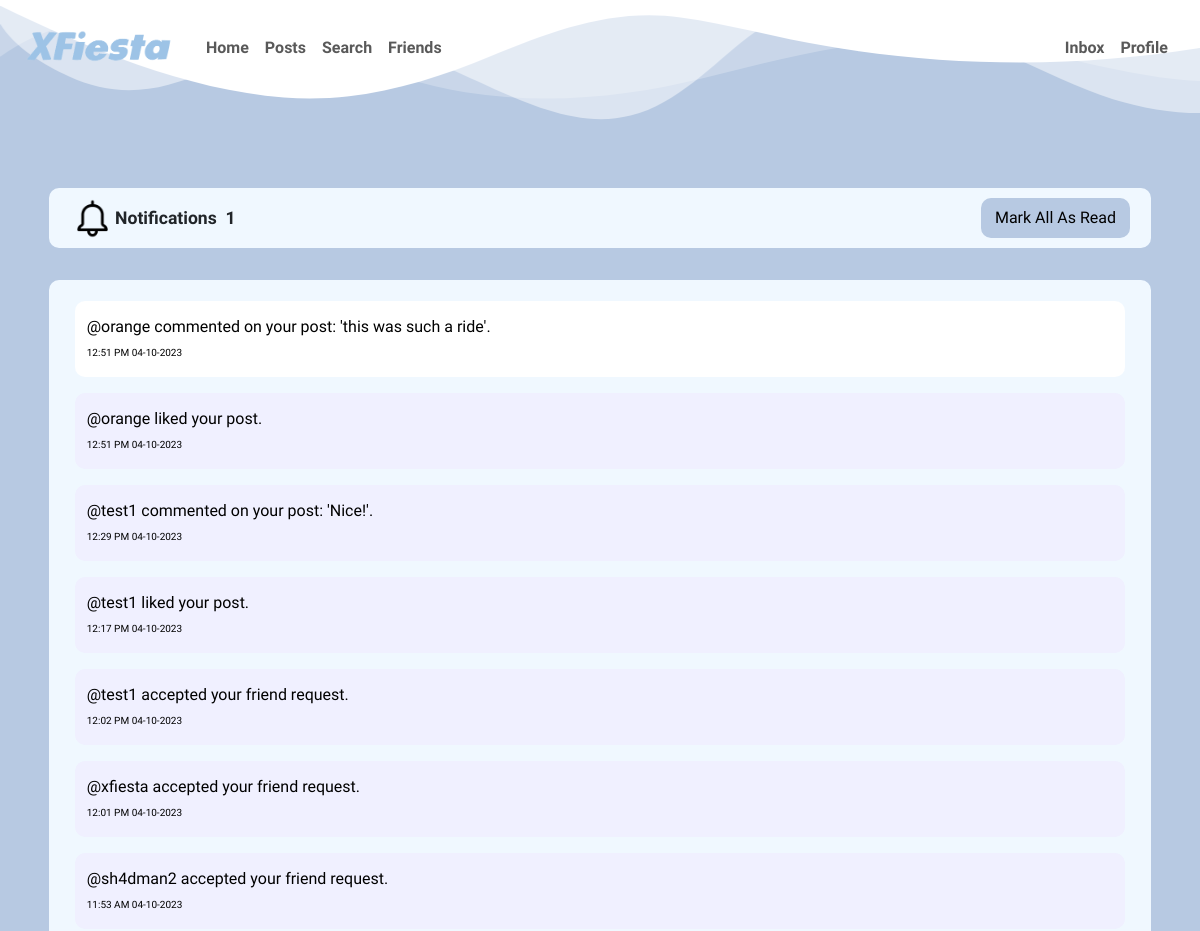
The page /notifications (signed in, upper part) on the database as committed earlier.
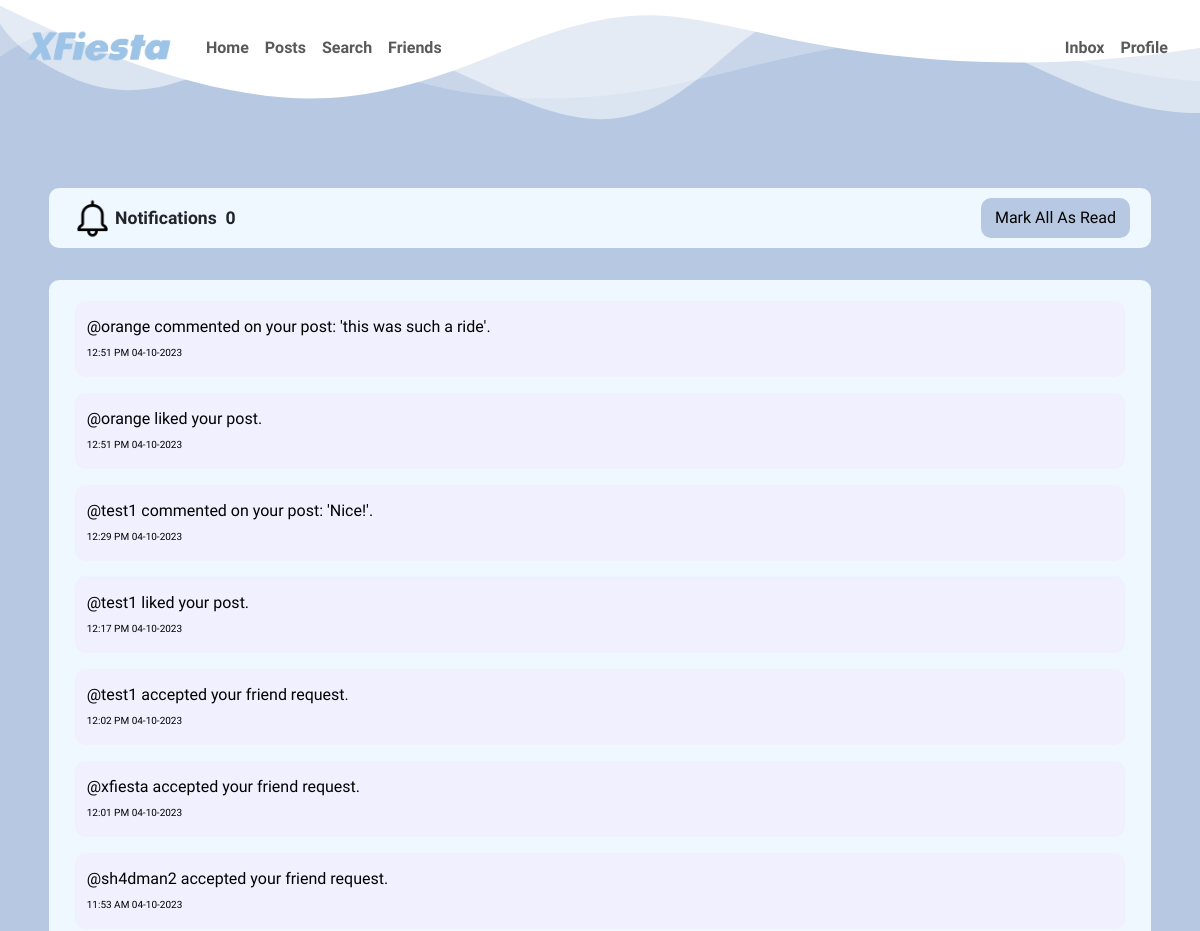
The same page on the database as committed later.
### tables this page shows
CREATE TABLE notifications (
    id INTEGER NOT NULL,
    user_id INTEGER NOT NULL,
    href TEXT NOT NULL,
    status TEXT NOT NULL CHECK(status IN ('read', 'unread')) DEFAULT 'unread',
    details TEXT NOT NULL,
    n_time TIMESTAMP NOT NULL DEFAULT CURRENT_TIMESTAMP,
    PRIMARY KEY(id),
    FOREIGN KEY(user_id) REFERENCES users(id)
);

### app.py (the view)
@app.route("/notifications")
@login_required
def notifications():
    notifications = db.execute("SELECT n.*, u.timezone_offset FROM notifications AS n JOIN users AS u ON n.user_id = u.id WHERE n.user_id = ? ORDER BY n.n_time DESC;", session["user_id"])
    unread = db.execute("SELECT COUNT(id) AS count FROM notifications WHERE status = 'unread' AND user_id = ?;", session["user_id"])
    for notification in notifications:
        local_time = datetime.strptime(notification["n_time"], "%Y-%m-%d %H:%M:%S") + timedelta(minutes=notification["timezone_offset"])
        notification["date"] = datetime.strftime(local_time, "%d-%m-%Y")
        notification["time"] = datetime.strftime(local_time, "%I:%M %p")
    return render_template("notifications.html", notifications=notifications, unread_notification_count = unread[0]["count"])

### app.py (called while the page is built)
@app.after_request
def after_request(response):
    response.headers["Cache-Control"] = "no-cache, no-store, must-revalidate"
    response.headers["Expires"] = 0
    response.headers["Pragma"] = "no-cache"
    return response

### helpers.py (called while the page is built)
def login_required(f):
    @wraps(f)
    def decorated_function(*args, **kwargs):
        if session.get("user_id") is None:
            return redirect("/welcome")
        return f(*args, **kwargs)
    return decorated_function

### templates/notifications.html (shortened to what this page needs)
{% extends "layout.html" %}
{% block optional_c %}
    <link rel="stylesheet" href="/static/styles/notifications.css">
{% endblock %}
{% block main %}
    <div class="container-main">
        <div class="bar">
            <div class="logo">
                <img src="/static/images/notifications.png" alt="notifications">
                <span class="logo-text">Notifications&nbsp;&nbsp;</span>
                <span id="unread_notification_count" class="logo-text">{{ unread_notification_count }}</span>
            </div>
            <div class="mark-all-as-read">
                <button class="btn btn-primary btn-prof" onclick="mark_all_as_read();">Mark All As Read</button>
            </div>
        </div>
        <div class="o-profile notifications">
            {% for notification in notifications %}
                <a style="width: 100%; text-decoration: none; color: inherit;" href="{{ notification['href'] }}" target="_blank">
                    <div id="{{ notification['id'] }}" class="notification {% if notification['status'] == 'unread' %} notification-unread {% endif %}" {% if notification["status"] == 'unread' %} onclick="mark_as_read({{ notification['id'] }});" {% endif %}>
                        <div>
                            <span class="details">{{ notification["details"] }}</span>
                            <br>
                            <span class="timestamp">{{ notification["time"] }} {{ notification["date"] }}</span>
                        </div>
                    </div>
                </a>
            {% endfor %}
        </div>
    </div>
{% endblock %}

### templates/layout.html (shortened to what this page needs)
<!DOCTYPE html>
<html lang="en">
    <head>
        <link rel="stylesheet" href="https://cdn.jsdelivr.net/npm/bootstrap@5.3.2/dist/css/bootstrap.min.css">
        <link href="/static/styles/styles.css" rel="stylesheet">
        {% block optional_c %}{% endblock %}
    </head>
    <body>
        <div class="wave-top">
        </div>
        <header>
            <nav class="bg-light navbar navbar-expand-md navbar-light">
                <div class="container-fluid">
                    <a class="navbar-brand" href="/"><img src="/static/images/xfiesta.png" alt="Logo" width="170px"></a>
                    <div class="collapse navbar-collapse ml-auto" id="navbar">
                        {% if session["user_id"] %}
                            <ul class="navbar-nav me-auto mt-2">
                                <li class="nav-item"><a class="nav-link" href="/">Home</a></li>
                                <li class="nav-item"><a class="nav-link" href="/posts">Posts</a></li>
                                <li class="nav-item"><a class="nav-link" href="/search">Search</a></li>
                                <li class="nav-item"><a class="nav-link" href="/friends">Friends</a></li>
                            </ul>
                            <ul class="navbar-nav ms-auto mt-2">
                                <li class="nav-item"><a class="nav-link" href="/inbox">Inbox</a></li>
                                <li class="nav-item"><a class="nav-link" href="/profile">Profile</a></li>
                            </ul>
                        {% else %}
                            <ul class="navbar-nav ms-auto mt-2">
                                <li class="nav-item"><a class="nav-link" href="/login">Log In</a></li>
                                <li class="nav-item"><a class="nav-link" href="/register">Register</a></li>
                            </ul>
                        {% endif %}
                    </div>
                </div>
            </nav>
        </header>
        <div class="main">
            {% block main %}{% endblock %}
        </div>
    </body>
</html>

### static/styles/styles.css (style rules this page uses)
.navbar { background-color: transparent !important; border: none !important; padding-right: 12px !important; }
.navbar-brand img { -webkit-user-drag: none; user-select: none; }
.nav-link { position: relative; font-family: 'Work Sans', sans-serif; font-size: 16px; font-weight: 700; }
@media screen and (min-width: 768px) { .nav-link::before { content: ''; position: absolute; top: 80%; left: 10%; width: 0; height: 2px; background: black; transition: .3s; } }
body { max-width: 100%; overflow-x: hidden; background-color: #b7c9e2; font-family: 'Work Sans', sans-serif; }
.main { font-weight: 400; }
.btn, .btn-primary { background-color: white !important; color: blue; border: 2px solid transparent !important; border-radius: 10px; transition: all 0.5s; }
.container-main { text-align: center; padding: 20px; margin-top: 10vh; }
.wave-top { position: absolute; top: 0; left: 0; width: 100%; overflow: hidden; line-height: 0; z-index: -1; }
.wave-top svg { position: relative; display: block; width: calc(114% + 1.3px); height: 130px; transform: rotateY(180deg); }
.o-profile { margin: 5rem auto; width: 95%; background-color: aliceblue; border: 5px solid transparent; border-radius: 10px; display: flex; flex-direction: column; align-items: center; }
.btn-prof { background-color: #b7c9e2 !important; margin-top: 5px; margin-bottom: 5px; color: black !important; }

### static/styles/notifications.css (style rules this page uses)
.bar { background-color: aliceblue; border: 5px solid transparent; border-radius: 10px; width: 95%; margin-left: auto; margin-right: auto; display: flex; justify-content: center; align-items: center; }
.logo { width: 50% !important; display: flex; justify-content: left; width: 30%; margin-left: 1rem; }
.logo img { width: 45px; -webkit-user-drag: none; user-select: none; pointer-events: none; }
.logo-text { font-size: 1.1rem; font-weight: 700; margin-top: auto; margin-bottom: auto; }
.mark-all-as-read { width: 50%; display: flex; justify-content: right; padding-right: 1rem; }
.mark-all-as-read button { display: flex; justify-content: center; align-items: center; }
.notifications { margin-top: 2rem !important; padding: 1rem 10px; display: flex; flex-direction: column; gap: 1rem; text-align: left; }
.notification { width: 98%; margin-left: auto; margin-right: auto; border: 2px solid transparent; border-radius: 10px; color: black; background-color: #f0f0ff; display: flex; justify-content: left; align-items: center; padding: 12px 10px; }
.timestamp { font-size: 10px; }

Rows that differ between the two databases and show on the page:
changed notifications "@orange commented on your post: 'this was such a ride'.": status "unread" → "read" (drawn)
Other text that changed with them:
{{ unread_notification_count }}: "1" → "0"
